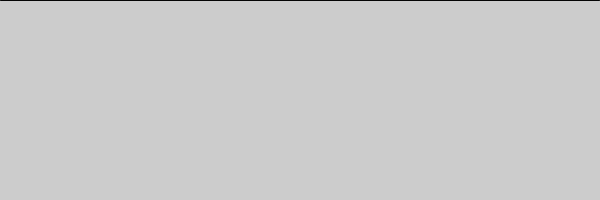
Frame 1 (no input)
Frame 60 (the mouse pressed at the canvas centre just before this capture): identical to frame 1, image omitted
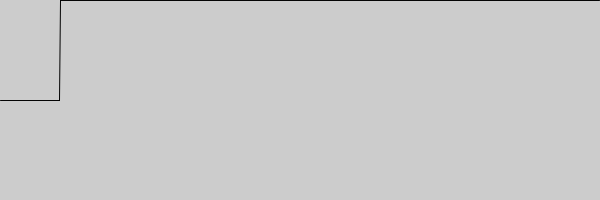
Frame 120 (the mouse held since frame 60 and released just before this capture)

The Processing sketch that drew these frames (run headless with seeded random() and noise(); from frame 60 on, the mouse is pressed at the canvas centre):

// Processing sketch: Array_Mouse_Store_values
// ── Array_Mouse_Store_values.pde
int[] y;
void setup() {
size(600, 200);
//fullScreen();
y = new int[width];
}
void draw() {
background(204);
// Shift the values to the right
for (int i = y.length-1; i > 0; i--) {
y[i] = y[i-1];
}
// Add new values to the beginning
y[0] = constrain(mouseY, 0, height-1);
// Display each pair of values as a line
for (int i = 1; i < y.length; i++) {
line(i, y[i], i-1, y[i-1]);
}
}
